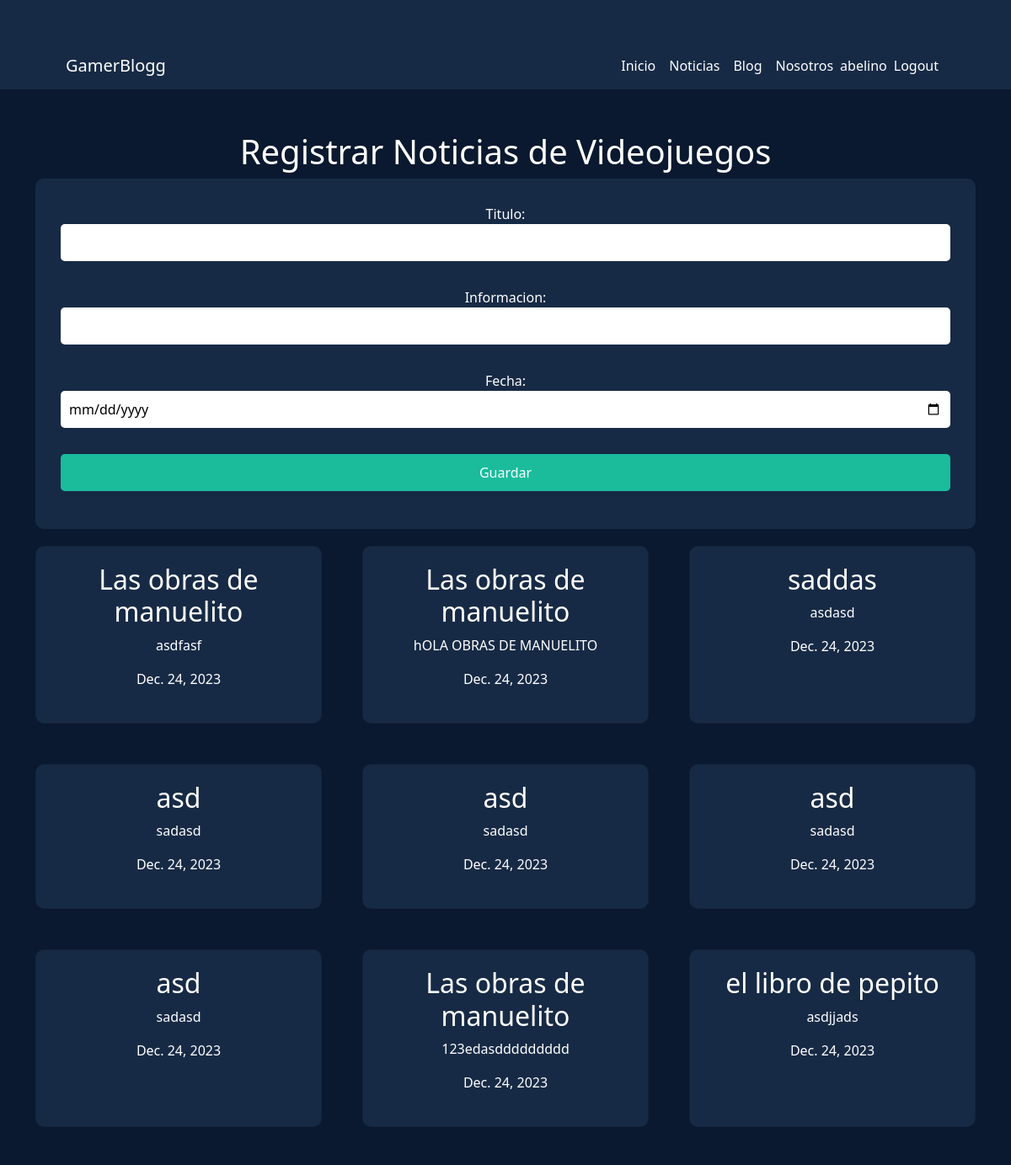
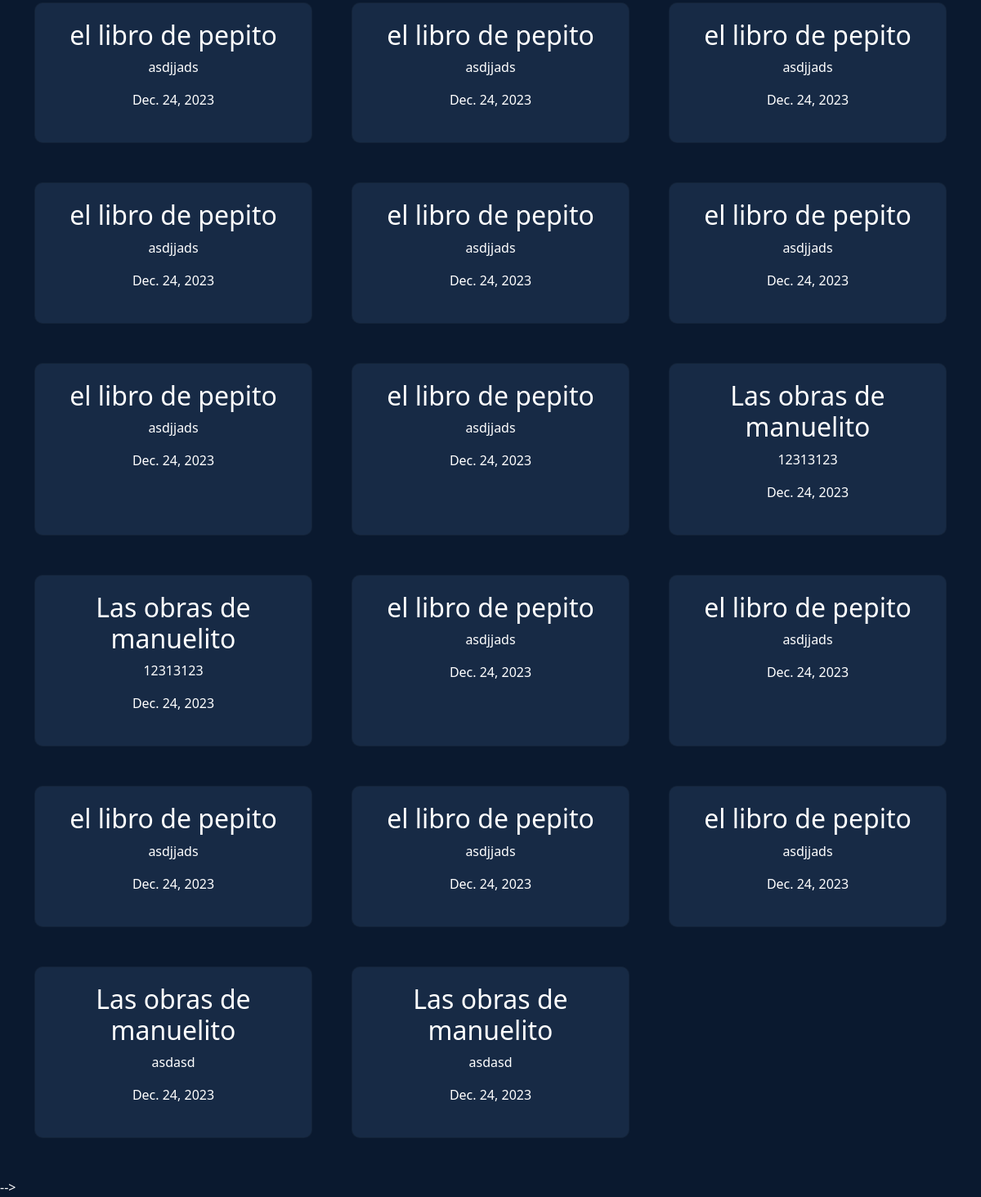
Page /crear_videojuegos/todos (signed in) on the earlier database version (2 pictures, top to bottom).
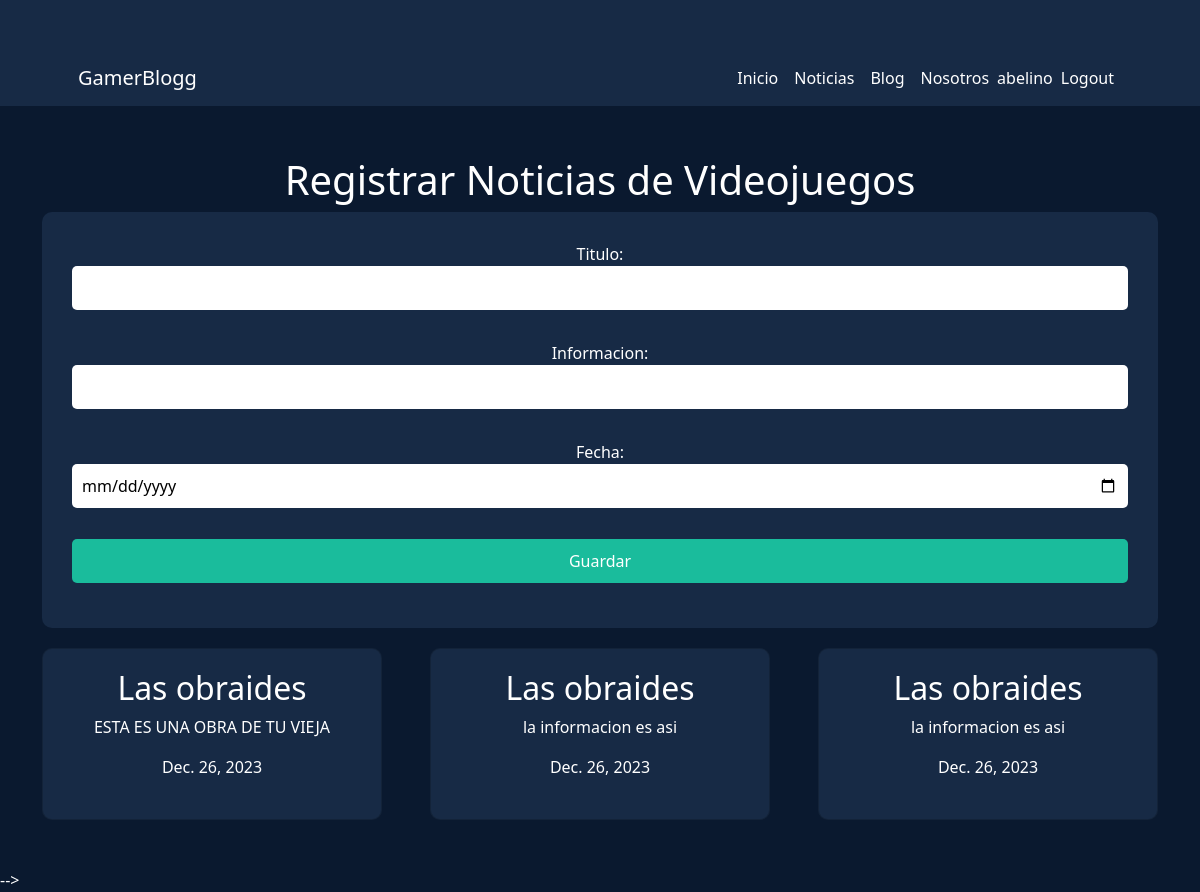
Same page on the later database version.
### core/models.py (models this page shows, shortened)
class NoticiaVideojuego(models.Model):
    titulo = models.CharField(max_length=100)
    descripcion = models.TextField()
    fecha = models.DateField()

### core/views.py (the view)
# urls.py: path("crear_videojuegos/todos", views.videojuegos_todos_view, name="noticia-todos"),
@login_required
def videojuegos_todos_view(request):
    todas_las_noticias= []
    for noticias in NoticiaVideojuego.objects.all():
        todas_las_noticias.append(noticias)
    contexto = {"noticias": todas_las_noticias}
    return render(request, "core/noticias_todas.html", contexto)

### core/templates/core/noticias_todas.html (shortened to what this page needs)
{% load static %}
<!DOCTYPE html>
<html lang="en">
<head>
    <link href="{% static 'core/css/styles.css' %}" rel="stylesheet" />
</head>
<body>
    {% include 'core/navbar.html' %}
    <div class="container text-center">
        <h1>Registrar Noticias de Videojuegos</h1>
        <form action="/crear_videojuegos/" method="POST">
            <p>Titulo: <input type="text" name="titulo"></p>
            <p>Informacion: <input type="text" name="descripcion"></p>
            <p>Fecha: <input type="date" name="fecha"></p>
            <input type="submit" value="Guardar">
        </form>
        <div class="row gx-4 gx-lg-5">
            {% for noticia in noticias %}
                <div class="col-md-6 col-lg-4 mb-5">
                    <div class="card h-100">
                        <div class="card-body">
                            <h2 class="card-title">{{ noticia.titulo }}</h2>
                            <p class="card-text">{{ noticia.descripcion }}</p>
                            <p class="card-text">{{ noticia.fecha }}</p>
                        </div>
                    </div>
                </div>
            {% endfor %}
        </div>
    </div>
</body>
</html>

Differences in the rows shown:
removed NoticiaVideojuego: titulo "Las obras de manuelito", descripcion "asdfasf", fecha "Dec. 24, 2023"
removed NoticiaVideojuego: titulo "Las obras de manuelito", descripcion "hOLA OBRAS DE MANUELITO", fecha "Dec. 24, 2023"
removed NoticiaVideojuego: titulo "saddas", descripcion "asdasd", fecha "Dec. 24, 2023"
removed NoticiaVideojuego: titulo "asd", descripcion "sadasd", fecha "Dec. 24, 2023"
removed NoticiaVideojuego: titulo "asd", descripcion "sadasd", fecha "Dec. 24, 2023"
removed NoticiaVideojuego: titulo "asd", descripcion "sadasd", fecha "Dec. 24, 2023"
removed NoticiaVideojuego: titulo "asd", descripcion "sadasd", fecha "Dec. 24, 2023"
removed NoticiaVideojuego: titulo "Las obras de manuelito", descripcion "123edasddddddddd", fecha "Dec. 24, 2023"
removed NoticiaVideojuego: titulo "el libro de pepito", descripcion "asdjjads", fecha "Dec. 24, 2023"
removed NoticiaVideojuego: titulo "el libro de pepito", descripcion "asdjjads", fecha "Dec. 24, 2023"
removed NoticiaVideojuego: titulo "el libro de pepito", descripcion "asdjjads", fecha "Dec. 24, 2023"
removed NoticiaVideojuego: titulo "el libro de pepito", descripcion "asdjjads", fecha "Dec. 24, 2023"
removed NoticiaVideojuego: titulo "el libro de pepito", descripcion "asdjjads", fecha "Dec. 24, 2023"
removed NoticiaVideojuego: titulo "el libro de pepito", descripcion "asdjjads", fecha "Dec. 24, 2023"
removed NoticiaVideojuego: titulo "el libro de pepito", descripcion "asdjjads", fecha "Dec. 24, 2023"
removed NoticiaVideojuego: titulo "el libro de pepito", descripcion "asdjjads", fecha "Dec. 24, 2023"
removed NoticiaVideojuego: titulo "el libro de pepito", descripcion "asdjjads", fecha "Dec. 24, 2023"
removed NoticiaVideojuego: titulo "Las obras de manuelito", descripcion "12313123", fecha "Dec. 24, 2023"
removed NoticiaVideojuego: titulo "Las obras de manuelito", descripcion "12313123", fecha "Dec. 24, 2023"
removed NoticiaVideojuego: titulo "el libro de pepito", descripcion "asdjjads", fecha "Dec. 24, 2023"
removed NoticiaVideojuego: titulo "el libro de pepito", descripcion "asdjjads", fecha "Dec. 24, 2023"
removed NoticiaVideojuego: titulo "el libro de pepito", descripcion "asdjjads", fecha "Dec. 24, 2023"
removed NoticiaVideojuego: titulo "el libro de pepito", descripcion "asdjjads", fecha "Dec. 24, 2023"
removed NoticiaVideojuego: titulo "el libro de pepito", descripcion "asdjjads", fecha "Dec. 24, 2023"
removed NoticiaVideojuego: titulo "Las obras de manuelito", descripcion "asdasd", fecha "Dec. 24, 2023"
removed NoticiaVideojuego: titulo "Las obras de manuelito", descripcion "asdasd", fecha "Dec. 24, 2023"
added NoticiaVideojuego: titulo "Las obraides", descripcion "ESTA ES UNA OBRA DE TU VIEJA", fecha "Dec. 26, 2023"
added NoticiaVideojuego: titulo "Las obraides", descripcion "la informacion es asi", fecha "Dec. 26, 2023"
added NoticiaVideojuego: titulo "Las obraides", descripcion "la informacion es asi", fecha "Dec. 26, 2023"
